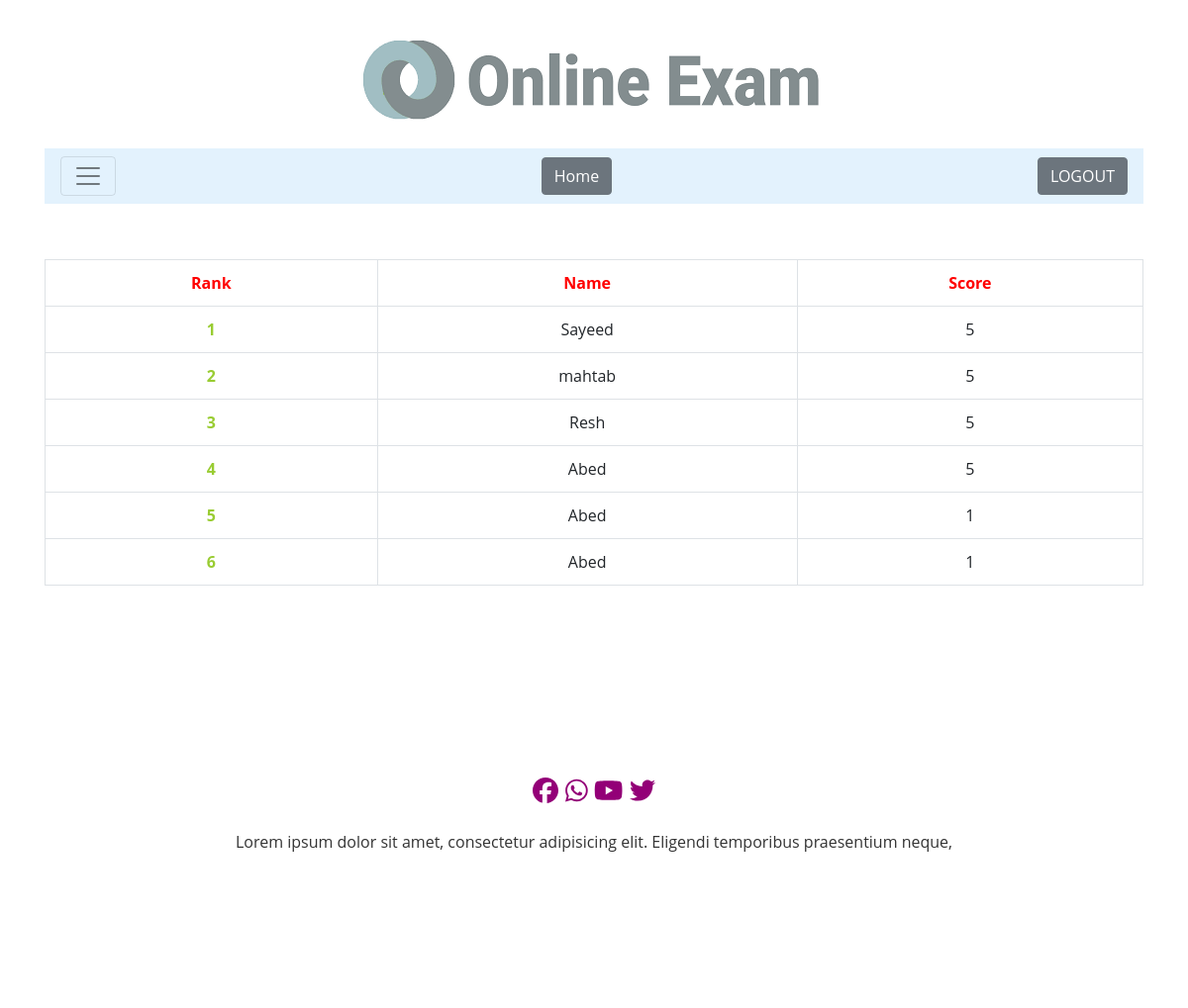
The app's page /classProject/php/public/Products/rank.php (signed in) with its own data.
### tables this page shows
CREATE TABLE `applicant` (
  `id` int(11) NOT NULL,
  `first_name` varchar(225) DEFAULT NULL,
  `last_naem` varchar(225) DEFAULT NULL,
  `email_address` varchar(225) NOT NULL,
  `gender` varchar(225) DEFAULT NULL,
  `picture` varchar(255) DEFAULT NULL,
  `password` int(11) NOT NULL
);

CREATE TABLE `history` (
  `id` int(11) NOT NULL,
  `email_address` varchar(255) DEFAULT NULL,
  `total_question` varchar(255) DEFAULT NULL,
  `total` varchar(255) DEFAULT NULL
);

### classProject/php/public/Products/rank.php (the view, shortened to what this page needs)
<?php
$con = mysqli_connect('localhost','root');
mysqli_select_db($con,'online_exam');
?>
<?php
include_once ('../../views/elements/head.php');
?>
    <!doctype html>
    <html lang="en">
    <body>
    <div class="container text-center" >
        <header>
            <div class="container">
                <div class="header-top">
                    <a href="index.html" class="site-logo">
                        <img src="ll.png" alt="Image" class="img-fluid mx-auto d-block">
                    </a>
                </div>
                <nav class="navbar navbar-expand-lg navbar-light">
                </nav>
            </div>
        </header>
        <div class="pos-f-t">
            <nav class="navbar navbar-light" style="background-color: #e3f2fd;">
                <button class="navbar-toggler" type="button" data-toggle="collapse" data-target="#navbarToggleExternalContent" aria-controls="navbarToggleExternalContent" aria-expanded="false" aria-label="Toggle navigation">
                    <span class="navbar-toggler-icon"></span>
                </button>
                <a href="../customer/index.php" class="btn btn-secondary"> Home </a>
                <a href="../customer/index.php" class="btn btn-secondary"> LOGOUT </a>
            </nav>
        </div>
        <div class="panel title table-responsive">
            <tr>
                <th colspan="2" class="bg-dark"> <h1 class="text-white"> Rank </h1></th>
            </tr>
            <table class="table text-center table-bordered table-hover">
                <tr style="color:red">
                    <td><b>Rank</b></td>
                    <td><b>Name</b></td>
                    <td><b>Score</b></td>
                </tr>
        <?php
    $c=1;
        $q=mysqli_query($con,"SELECT * FROM history  ORDER BY total DESC " )or die('Error223');
        while($row=mysqli_fetch_array($q) ) {
        $email = $row['email_address'];
        $score = $row['total'];
        $q12 = mysqli_query($con, "SELECT * FROM applicant WHERE email_address='$email' ") or die('Error231');
        while ($row = mysqli_fetch_array($q12)) {
            $name = $row['first_name'];
        ?>
            <tr>
                <td style="color:#99cc32"><b><?= $c ?> </b>
                </td>
                <td>  <?= $name ?> </td>
                <td> <?= $score ?></td>
            </tr>
                <?php
                        }
        $c++;
    }
                ?>
            </table>
        </div>
    </div>
    <?php
    include_once ('../../views/elements/footer.php');
    ?>
    </body>
</html>

### classProject/php/public/Products/style.css (style rules this page uses)
body { font-family: 'Roboto', sans-serif; }
header { margin-top:30px; }
body { font-family: 'open sans'; overflow-x: hidden; }
img { max-width: 100%; }

### records on screen
history: total "5"
applicant: first_name "Sayeed"
history: total "5"
applicant: first_name "mahtab"
history: total "5"
applicant: first_name "Resh"
history: total "5"
applicant: first_name "Abed"
history: total "1"
history: total "1"
